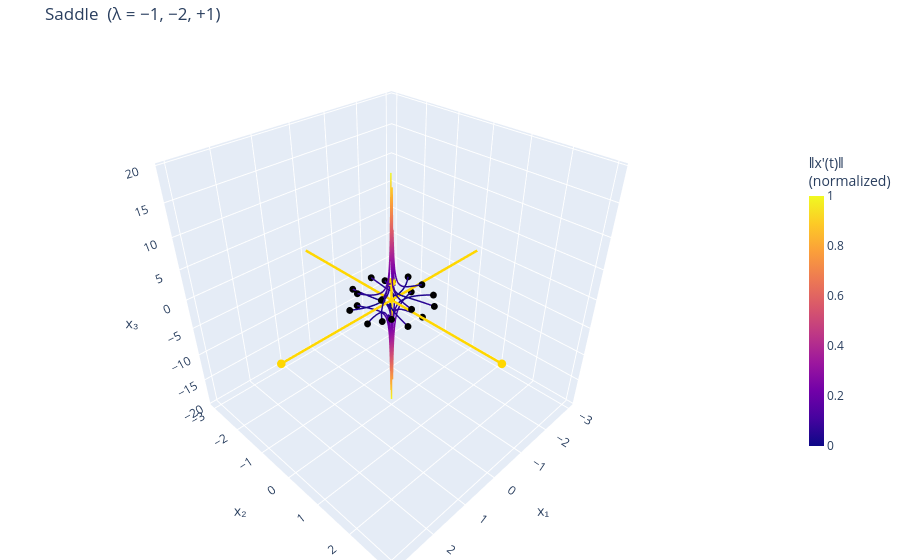

Write notebook code for a chart like this one.
### Code cell
# Saddle — λ = −1, −2, +1
A = MATRICES['saddle']
_, eigen_info = analyze(A)
# Smaller radius + shorter span: unstable direction diverges quickly
trajectories = integrate_many(A, sphere_ics(n=20, r=1.0), t_span=(0, 3))
color_values = compute_color_values_many(A, trajectories)

plot_phase_portrait(
    trajectories, eigen_info, color_values,
    title=TITLES['saddle'],
).show()

### Figure 1 — Plotly figure (JSON) as saved in the notebook; plotly's stock layout.template omitted (floating-point values rounded to 4 significant figures; data arrays with more than 128 entries replaced by an {"elided": "..."} marker saying what was removed)
{"data": [{"line": {"cmax": 1, "cmin": 0, "color": {"elided": "500 float values"}, "colorbar": {"len": 0.6, "thickness": 15, "title": {"text": "‖x′(t)‖<br>(normalized)"}}, "colorscale": [[0, "#0d0887"], [0.1111, "#46039f"], [0.2222, "#7201a8"], [0.3333, "#9c179e"], [0.4444, "#bd3786"], [0.5556, "#d8576b"], [0.6667, "#ed7953"], [0.7778, "#fb9f3a"], [0.8889, "#fdca26"], [1, "#f0f921"]], "width": 3}, "mode": "lines", "showlegend": false, "type": "scatter3d", "x": {"elided": "500 float values"}, "y": {"elided": "500 float values"}, "z": {"elided": "500 float values"}}, {"marker": {"color": "black", "size": 4}, "mode": "markers", "showlegend": false, "type": "scatter3d", "x": [0.3122], "y": [0], "z": [0.95]}, {"line": {"cmax": 1, "cmin": 0, "color": {"elided": "500 float values"}, "colorscale": [[0, "#0d0887"], [0.1111, "#46039f"], [0.2222, "#7201a8"], [0.3333, "#9c179e"], [0.4444, "#bd3786"], [0.5556, "#d8576b"], [0.6667, "#ed7953"], [0.7778, "#fb9f3a"], [0.8889, "#fdca26"], [1, "#f0f921"]], "width": 3}, "mode": "lines", "showlegend": false, "type": "scatter3d", "x": {"elided": "500 float values"}, "y": {"elided": "500 float values"}, "z": {"elided": "500 float values"}}, {"marker": {"color": "black", "size": 4}, "mode": "markers", "showlegend": false, "type": "scatter3d", "x": [-0.3884], "y": [-0.3558], "z": [0.85]}, {"line": {"cmax": 1, "cmin": 0, "color": {"elided": "500 float values"}, "colorscale": [[0, "#0d0887"], [0.1111, "#46039f"], [0.2222, "#7201a8"], [0.3333, "#9c179e"], [0.4444, "#bd3786"], [0.5556, "#d8576b"], [0.6667, "#ed7953"], [0.7778, "#fb9f3a"], [0.8889, "#fdca26"], [1, "#f0f921"]], "width": 3}, "mode": "lines", "showlegend": false, "type": "scatter3d", "x": {"elided": "500 float values"}, "y": {"elided": "500 float values"}, "z": {"elided": "500 float values"}}, {"marker": {"color": "black", "size": 4}, "mode": "markers", "showlegend": false, "type": "scatter3d", "x": [0.05783], "y": [0.6589], "z": [0.75]}, {"line": {"cmax": 1, "cmin": 0, "color": {"elided": "500 float values"}, "colorscale": [[0, "#0d0887"], [0.1111, "#46039f"], [0.2222, "#7201a8"], [0.3333, "#9c179e"], [0.4444, "#bd3786"], [0.5556, "#d8576b"], [0.6667, "#ed7953"], [0.7778, "#fb9f3a"], [0.8889, "#fdca26"], [1, "#f0f921"]], "width": 3}, "mode": "lines", "showlegend": false, "type": "scatter3d", "x": {"elided": "500 float values"}, "y": {"elided": "500 float values"}, "z": {"elided": "500 float values"}}, {"marker": {"color": "black", "size": 4}, "mode": "markers", "showlegend": false, "type": "scatter3d", "x": [0.4624], "y": [-0.6031], "z": [0.65]}, {"line": {"cmax": 1, "cmin": 0, "color": {"elided": "500 float values"}, "colorscale": [[0, "#0d0887"], [0.1111, "#46039f"], [0.2222, "#7201a8"], [0.3333, "#9c179e"], [0.4444, "#bd3786"], [0.5556, "#d8576b"], [0.6667, "#ed7953"], [0.7778, "#fb9f3a"], [0.8889, "#fdca26"], [1, "#f0f921"]], "width": 3}, "mode": "lines", "showlegend": false, "type": "scatter3d", "x": {"elided": "500 float values"}, "y": {"elided": "500 float values"}, "z": {"elided": "500 float values"}}, {"marker": {"color": "black", "size": 4}, "mode": "markers", "showlegend": false, "type": "scatter3d", "x": [-0.8224], "y": [0.1455], "z": [0.55]}, {"line": {"cmax": 1, "cmin": 0, "color": {"elided": "500 float values"}, "colorscale": [[0, "#0d0887"], [0.1111, "#46039f"], [0.2222, "#7201a8"], [0.3333, "#9c179e"], [0.4444, "#bd3786"], [0.5556, "#d8576b"], [0.6667, "#ed7953"], [0.7778, "#fb9f3a"], [0.8889, "#fdca26"], [1, "#f0f921"]], "width": 3}, "mode": "lines", "showlegend": false, "type": "scatter3d", "x": {"elided": "500 float values"}, "y": {"elided": "500 float values"}, "z": {"elided": "500 float values"}}, {"marker": {"color": "black", "size": 4}, "mode": "markers", "showlegend": false, "type": "scatter3d", "x": [0.7535], "y": [0.4793], "z": [0.45]}, {"line": {"cmax": 1, "cmin": 0, "color": {"elided": "500 float values"}, "colorscale": [[0, "#0d0887"], [0.1111, "#46039f"], [0.2222, "#7201a8"], [0.3333, "#9c179e"], [0.4444, "#bd3786"], [0.5556, "#d8576b"], [0.6667, "#ed7953"], [0.7778, "#fb9f3a"], [0.8889, "#fdca26"], [1, "#f0f921"]], "width": 3}, "mode": "lines", "showlegend": false, "type": "scatter3d", "x": {"elided": "500 float values"}, "y": {"elided": "500 float values"}, "z": {"elided": "500 float values"}}, {"marker": {"color": "black", "size": 4}, "mode": "markers", "showlegend": false, "type": "scatter3d", "x": [-0.2432], "y": [-0.9046], "z": [0.35]}, {"line": {"cmax": 1, "cmin": 0, "color": {"elided": "500 float values"}, "colorscale": [[0, "#0d0887"], [0.1111, "#46039f"], [0.2222, "#7201a8"], [0.3333, "#9c179e"], [0.4444, "#bd3786"], [0.5556, "#d8576b"], [0.6667, "#ed7953"], [0.7778, "#fb9f3a"], [0.8889, "#fdca26"], [1, "#f0f921"]], "width": 3}, "mode": "lines", "showlegend": false, "type": "scatter3d", "x": {"elided": "500 float values"}, "y": {"elided": "500 float values"}, "z": {"elided": "500 float values"}}, {"marker": {"color": "black", "size": 4}, "mode": "markers", "showlegend": false, "type": "scatter3d", "x": [-0.4463], "y": [0.8593], "z": [0.25]}, {"line": {"cmax": 1, "cmin": 0, "color": {"elided": "500 float values"}, "colorscale": [[0, "#0d0887"], [0.1111, "#46039f"], [0.2222, "#7201a8"], [0.3333, "#9c179e"], [0.4444, "#bd3786"], [0.5556, "#d8576b"], [0.6667, "#ed7953"], [0.7778, "#fb9f3a"], [0.8889, "#fdca26"], [1, "#f0f921"]], "width": 3}, "mode": "lines", "showlegend": false, "type": "scatter3d", "x": {"elided": "500 float values"}, "y": {"elided": "500 float values"}, "z": {"elided": "500 float values"}}, {"marker": {"color": "black", "size": 4}, "mode": "markers", "showlegend": false, "type": "scatter3d", "x": [0.9287], "y": [-0.3392], "z": [0.15]}, {"line": {"cmax": 1, "cmin": 0, "color": {"elided": "500 float values"}, "colorscale": [[0, "#0d0887"], [0.1111, "#46039f"], [0.2222, "#7201a8"], [0.3333, "#9c179e"], [0.4444, "#bd3786"], [0.5556, "#d8576b"], [0.6667, "#ed7953"], [0.7778, "#fb9f3a"], [0.8889, "#fdca26"], [1, "#f0f921"]], "width": 3}, "mode": "lines", "showlegend": false, "type": "scatter3d", "x": {"elided": "500 float values"}, "y": {"elided": "500 float values"}, "z": {"elided": "500 float values"}}, {"marker": {"color": "black", "size": 4}, "mode": "markers", "showlegend": false, "type": "scatter3d", "x": [-0.9232], "y": [-0.3811], "z": [0.05]}, {"line": {"cmax": 1, "cmin": 0, "color": {"elided": "500 float values"}, "colorscale": [[0, "#0d0887"], [0.1111, "#46039f"], [0.2222, "#7201a8"], [0.3333, "#9c179e"], [0.4444, "#bd3786"], [0.5556, "#d8576b"], [0.6667, "#ed7953"], [0.7778, "#fb9f3a"], [0.8889, "#fdca26"], [1, "#f0f921"]], "width": 3}, "mode": "lines", "showlegend": false, "type": "scatter3d", "x": {"elided": "500 float values"}, "y": {"elided": "500 float values"}, "z": {"elided": "500 float values"}}, {"marker": {"color": "black", "size": 4}, "mode": "markers", "showlegend": false, "type": "scatter3d", "x": [0.4233], "y": [0.9046], "z": [-0.05]}, {"line": {"cmax": 1, "cmin": 0, "color": {"elided": "500 float values"}, "colorscale": [[0, "#0d0887"], [0.1111, "#46039f"], [0.2222, "#7201a8"], [0.3333, "#9c179e"], [0.4444, "#bd3786"], [0.5556, "#d8576b"], [0.6667, "#ed7953"], [0.7778, "#fb9f3a"], [0.8889, "#fdca26"], [1, "#f0f921"]], "width": 3}, "mode": "lines", "showlegend": false, "type": "scatter3d", "x": {"elided": "500 float values"}, "y": {"elided": "500 float values"}, "z": {"elided": "500 float values"}}, {"marker": {"color": "black", "size": 4}, "mode": "markers", "showlegend": false, "type": "scatter3d", "x": [0.2959], "y": [-0.9434], "z": [-0.15]}, {"line": {"cmax": 1, "cmin": 0, "color": {"elided": "500 float values"}, "colorscale": [[0, "#0d0887"], [0.1111, "#46039f"], [0.2222, "#7201a8"], [0.3333, "#9c179e"], [0.4444, "#bd3786"], [0.5556, "#d8576b"], [0.6667, "#ed7953"], [0.7778, "#fb9f3a"], [0.8889, "#fdca26"], [1, "#f0f921"]], "width": 3}, "mode": "lines", "showlegend": false, "type": "scatter3d", "x": {"elided": "500 float values"}, "y": {"elided": "500 float values"}, "z": {"elided": "500 float values"}}, {"marker": {"color": "black", "size": 4}, "mode": "markers", "showlegend": false, "type": "scatter3d", "x": [-0.8377], "y": [0.4855], "z": [-0.25]}, {"line": {"cmax": 1, "cmin": 0, "color": {"elided": "500 float values"}, "colorscale": [[0, "#0d0887"], [0.1111, "#46039f"], [0.2222, "#7201a8"], [0.3333, "#9c179e"], [0.4444, "#bd3786"], [0.5556, "#d8576b"], [0.6667, "#ed7953"], [0.7778, "#fb9f3a"], [0.8889, "#fdca26"], [1, "#f0f921"]], "width": 3}, "mode": "lines", "showlegend": false, "type": "scatter3d", "x": {"elided": "500 float values"}, "y": {"elided": "500 float values"}, "z": {"elided": "500 float values"}}, {"marker": {"color": "black", "size": 4}, "mode": "markers", "showlegend": false, "type": "scatter3d", "x": [0.9149], "y": [0.2011], "z": [-0.35]}, {"line": {"cmax": 1, "cmin": 0, "color": {"elided": "500 float values"}, "colorscale": [[0, "#0d0887"], [0.1111, "#46039f"], [0.2222, "#7201a8"], [0.3333, "#9c179e"], [0.4444, "#bd3786"], [0.5556, "#d8576b"], [0.6667, "#ed7953"], [0.7778, "#fb9f3a"], [0.8889, "#fdca26"], [1, "#f0f921"]], "width": 3}, "mode": "lines", "showlegend": false, "type": "scatter3d", "x": {"elided": "500 float values"}, "y": {"elided": "500 float values"}, "z": {"elided": "500 float values"}}, {"marker": {"color": "black", "size": 4}, "mode": "markers", "showlegend": false, "type": "scatter3d", "x": [-0.5136], "y": [-0.7306], "z": [-0.45]}, {"line": {"cmax": 1, "cmin": 0, "color": {"elided": "500 float values"}, "colorscale": [[0, "#0d0887"], [0.1111, "#46039f"], [0.2222, "#7201a8"], [0.3333, "#9c179e"], [0.4444, "#bd3786"], [0.5556, "#d8576b"], [0.6667, "#ed7953"], [0.7778, "#fb9f3a"], [0.8889, "#fdca26"], [1, "#f0f921"]], "width": 3}, "mode": "lines", "showlegend": false, "type": "scatter3d", "x": {"elided": "500 float values"}, "y": {"elided": "500 float values"}, "z": {"elided": "500 float values"}}, {"marker": {"color": "black", "size": 4}, "mode": "markers", "showlegend": false, "type": "scatter3d", "x": [-0.1073], "y": [0.8282], "z": [-0.55]}, {"line": {"cmax": 1, "cmin": 0, "color": {"elided": "500 float values"}, "colorscale": [[0, "#0d0887"], [0.1111, "#46039f"], [0.2222, "#7201a8"], [0.3333, "#9c179e"], [0.4444, "#bd3786"], [0.5556, "#d8576b"], [0.6667, "#ed7953"], [0.7778, "#fb9f3a"], [0.8889, "#fdca26"], [1, "#f0f921"]], "width": 3}, "mode": "lines", "showlegend": false, "type": "scatter3d", "x": {"elided": "500 float values"}, "y": {"elided": "500 float values"}, "z": {"elided": "500 float values"}}, {"marker": {"color": "black", "size": 4}, "mode": "markers", "showlegend": false, "type": "scatter3d", "x": [0.5811], "y": [-0.4897], "z": [-0.65]}, {"line": {"cmax": 1, "cmin": 0, "color": {"elided": "500 float values"}, "colorscale": [[0, "#0d0887"], [0.1111, "#46039f"], [0.2222, "#7201a8"], [0.3333, "#9c179e"], [0.4444, "#bd3786"], [0.5556, "#d8576b"], [0.6667, "#ed7953"], [0.7778, "#fb9f3a"], [0.8889, "#fdca26"], [1, "#f0f921"]], "width": 3}, "mode": "lines", "showlegend": false, "type": "scatter3d", "x": {"elided": "500 float values"}, "y": {"elided": "500 float values"}, "z": {"elided": "500 float values"}}, {"marker": {"color": "black", "size": 4}, "mode": "markers", "showlegend": false, "type": "scatter3d", "x": [-0.6609], "y": [-0.02733], "z": [-0.75]}, {"line": {"cmax": 1, "cmin": 0, "color": {"elided": "500 float values"}, "colorscale": [[0, "#0d0887"], [0.1111, "#46039f"], [0.2222, "#7201a8"], [0.3333, "#9c179e"], [0.4444, "#bd3786"], [0.5556, "#d8576b"], [0.6667, "#ed7953"], [0.7778, "#fb9f3a"], [0.8889, "#fdca26"], [1, "#f0f921"]], "width": 3}, "mode": "lines", "showlegend": false, "type": "scatter3d", "x": {"elided": "500 float values"}, "y": {"elided": "500 float values"}, "z": {"elided": "500 float values"}}, {"marker": {"color": "black", "size": 4}, "mode": "markers", "showlegend": false, "type": "scatter3d", "x": [0.3734], "y": [0.3716], "z": [-0.85]}, {"line": {"cmax": 1, "cmin": 0, "color": {"elided": "500 float values"}, "colorscale": [[0, "#0d0887"], [0.1111, "#46039f"], [0.2222, "#7201a8"], [0.3333, "#9c179e"], [0.4444, "#bd3786"], [0.5556, "#d8576b"], [0.6667, "#ed7953"], [0.7778, "#fb9f3a"], [0.8889, "#fdca26"], [1, "#f0f921"]], "width": 3}, "mode": "lines", "showlegend": false, "type": "scatter3d", "x": {"elided": "500 float values"}, "y": {"elided": "500 float values"}, "z": {"elided": "500 float values"}}, {"marker": {"color": "black", "size": 4}, "mode": "markers", "showlegend": false, "type": "scatter3d", "x": [-0.01442], "y": [-0.3119], "z": [-0.95]}, {"line": {"color": "gold", "width": 5}, "mode": "lines", "showlegend": false, "type": "scatter3d", "x": [-3.0, 3.0], "y": [0, 0], "z": [0, 0]}, {"marker": {"color": "gold", "size": 5}, "mode": "markers", "showlegend": false, "type": "scatter3d", "x": [3.0], "y": [0], "z": [0]}, {"line": {"color": "gold", "width": 5}, "mode": "lines", "showlegend": false, "type": "scatter3d", "x": [0, 0], "y": [-3.0, 3.0], "z": [0, 0]}, {"marker": {"color": "gold", "size": 5}, "mode": "markers", "showlegend": false, "type": "scatter3d", "x": [0], "y": [3.0], "z": [0]}, {"line": {"color": "gold", "width": 5}, "mode": "lines", "showlegend": false, "type": "scatter3d", "x": [0, 0], "y": [0, 0], "z": [-3.0, 3.0]}, {"marker": {"color": "gold", "size": 5}, "mode": "markers", "showlegend": false, "type": "scatter3d", "x": [0], "y": [0], "z": [3.0]}], "layout": {"margin": {"b": 0, "l": 0, "r": 0, "t": 40}, "scene": {"aspectmode": "cube", "xaxis": {"title": {"text": "x₁"}}, "yaxis": {"title": {"text": "x₂"}}, "zaxis": {"title": {"text": "x₃"}}}, "title": {"text": "Saddle  (λ = −1, −2, +1)"}}}
